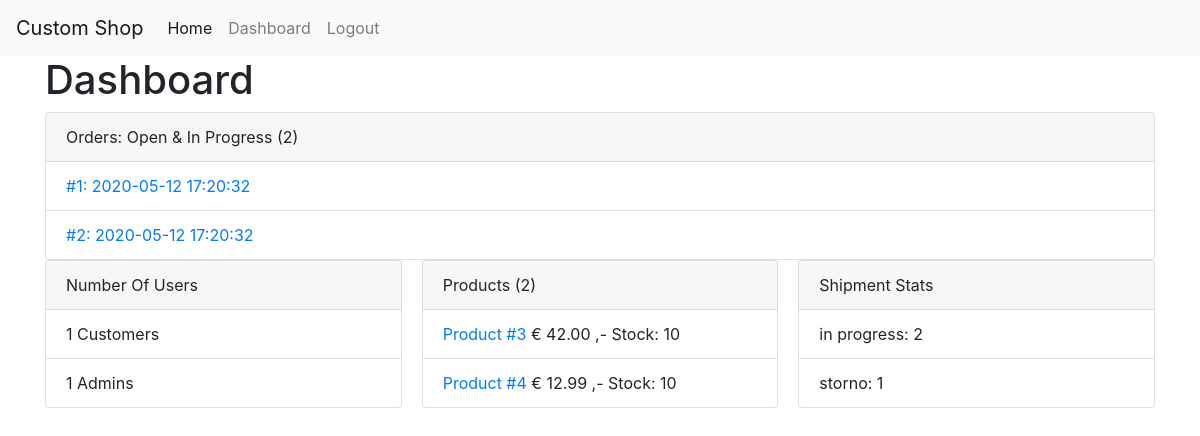
The app's page /dashboard (signed in) with its own data.
### tables this page shows
CREATE TABLE `orders` (
  `id` int(11) NOT NULL,
  `crdate` timestamp NOT NULL DEFAULT current_timestamp() COMMENT 'creation date',
  `user_id` int(11) NOT NULL,
  `products` text NOT NULL COMMENT 'Serialization or ordered products',
  `delivery_address_id` int(11) NOT NULL,
  `invoice_address_id` int(11) NOT NULL,
  `payment_id` int(11) NOT NULL,
  `status` enum('open','in progress','in delivery','storno','delivered') NOT NULL
);

CREATE TABLE `products` (
  `id` int(11) NOT NULL,
  `name` varchar(255) NOT NULL,
  `description` text DEFAULT NULL,
  `price` float NOT NULL,
  `stock` int(11) NOT NULL,
  `images` text DEFAULT NULL
);

### core/View.php (called while the page is built, shortened)
<?php
class View
{
    public static function load (string $view, array $params = [], string $layout = 'main')
    {
        require_once __DIR__ . "/../resources/views/layouts/$layout.php";
    }
}

### app/Controllers/AdminController.php (called while the page is built, shortened)
<?php
class AdminController
{
    public function dashboard ()
    {
        $db = new Database();
        $numberOfUsers = $db->query("SELECT COUNT(*) AS numberofusers, is_admin FROM users GROUP BY is_admin");
        $products = Product::all();
        usort($products, function ($a, $b) {
            if ($a->stock === $b->stock) {
                return 0;
            }
            if ($a->stock < $b->stock) {
                return -1;
            } else {
                return 1;
            }
        });
        $productStats = $db->query('SELECT COUNT(*) AS count, status AS label FROM orders GROUP BY status');
        $openOrders = Order::findByStatus('open');
        $inProgressOrders = Order::findByStatus('in progress');
        $ordersToList = array_merge($openOrders, $inProgressOrders);
        View::load('admin/dashboard', [
            'numberOfUsers' => $numberOfUsers,
            'products' => $products,
            'productStats' => $productStats,
            'openOrders' => $ordersToList
        ]);
    }
}

### index.php (called while the page is built, shortened)
<?php
spl_autoload_register(function ($namespaceAndClassname) {
    $namespaceAndClassname = str_replace('Core', 'core', $namespaceAndClassname);
    $namespaceAndClassname = str_replace('App', 'app', $namespaceAndClassname);
    $filepath = str_replace('\\', '/', $namespaceAndClassname);
});
$app = new \Core\Bootstrap();

### core/Helpers/Config.php (called while the page is built, shortened)
<?php
class Config
{
    public static function get ($configString = '', $default = null)
    {
        if (strlen($configString) >= 3) {
            $filename = explode('.', $configString)[0];
            $key = explode('.', $configString)[1];
            $config = require __DIR__ . "/../../config/$filename.php";
            if (array_key_exists($key, $config)) {
                return $config[$key];
            } else {
                return $default;
            }
        }
    }
}

### config/database.php (called while the page is built)
<?php
return [
    'host' => 'mariadb',
    'username' => 'root',
    'password' => 'password',
    'dbname' => 'mvc',
    'port' => 3306
];

### core/Database.php (called while the page is built, shortened)
<?php
class Database
{
    private $link;
    public function __construct ()
    {
        $this->link = new \mysqli(
            Config::get('database.host'),
            Config::get('database.username'),
            Config::get('database.password'),
            Config::get('database.dbname'),
            Config::get('database.port', 3306)
        );
        $this->link->set_charset('utf8');
    }
    public function query (string $sql, array $params = [])
    {
        $this->stmt = $this->link->prepare($sql);
        if (count($params) >= 1) {
            $paramTypes = [];
            $paramValues = [];
            foreach ($params as $key => $value) {
                $paramTypes[] = explode(':', $key)[0];
                $_value = $value;
                $paramValues[] = &$_value;
            }
            $paramString = implode('', $paramTypes);
            array_unshift($paramValues, $paramString);
            call_user_func_array([$this->stmt, 'bind_param'], $paramValues);
        }
        $this->stmt->execute();
        $result = $this->stmt->get_result();
        return $result->fetch_all(MYSQLI_ASSOC);
    }
}

### app/Models/Order.php (called while the page is built, shortened)
<?php
class Order
{
    public static $tableName = 'orders';
    public function fill (array $data = [])
    {
        $this->id = $data['id'];
        $this->crdate = $data['crdate'];
    }
    public static function findByStatus (string $status = 'open')
    {
        $db = new Database();
        $tableName = self::$tableName;
        $result = $db->query("SELECT * FROM $tableName WHERE status = ?", [
            's:status' => $status
        ]);
        $data = [];
        foreach ($result as $resultItem) {
            $date = new self($resultItem);
            $data[] = $date;
        }
        return $data;
    }
}

### core/Models/ModelTrait.php (called while the page is built, shortened)
<?php
trait ModelTrait
{
    public static function all ()
    {
        $db = new Database();
        $tableName = self::$tableName;
        $result = $db->query("SELECT * FROM $tableName");
        $data = [];
        foreach ($result as $resultItem) {
            $date = new self($resultItem);
            $data[] = $date;
        }
        return $data;
    }
    public static function find (int $id)
    {
        $db = new Database();
        $tableName = self::$tableName;
        $result = $db->query("SELECT * FROM {$tableName} WHERE id = ?", [
            'i:id' => $id
        ]);
        $data = new self($result[0]);
        return $data;
    }
}

### app/Models/Product.php (called while the page is built, shortened)
<?php
class Product
{
    public $price = 0.0;
    public function fill (array $data = [])
    {
        $this->id = $data['id'];
        $this->name = $data['name'];
        $this->price = $data['price'];
        $this->stock = $data['stock'];
    }
    public function getPrice ()
    {
        return self::formatPrice($this->price);
    }
    public static function formatPrice ($price)
    {
        return sprintf('&euro; %.2f ,-', $price);
    }
}

### resources/views/admin/dashboard.view.php (the view)
<h1>Dashboard</h1>
<div class="card">
    <div class="card-header">
        Orders: Open & In Progress (<?php echo count($openOrders); ?>)
    </div>
    <ul class="list-group list-group-flush">
        <?php foreach ($openOrders as $openOrder): ?>
            <li class="list-group-item">
                <a href="orders/<?php echo $openOrder->id; ?>/edit">
                    <?php printf('#%d: %s', $openOrder->id, $openOrder->crdate); ?>
                </a>
            </li>
        <?php endforeach; ?>
    </ul>
</div>
<div class="card-columns">
    <div class="card">
        <div class="card-header">
            Number Of Users
        </div>
        <ul class="list-group list-group-flush">
            <?php
            foreach ($numberOfUsers as $numberOfUsersData) {
                if ($numberOfUsersData['is_admin'] === 1) {
                    $label = 'Admins';
                } else {
                    $label = 'Customers';
                }
                $value = $numberOfUsersData['numberofusers'];
                echo "<li class=\"list-group-item\">$value $label</li>";
            }
            ?>
        </ul>
    </div>
    <div class="card">
        <div class="card-header">
            Products (<?php echo count($products); ?>)
        </div>
        <ul class="list-group list-group-flush">
            <?php foreach ($products as $product): ?>
                <li class="list-group-item">
                    <a href="products/<?php echo $product->id; ?>/edit">
                        <?php echo $product->name; ?>
                    </a>
                    <?php echo $product->getPrice(); ?>
                    <span>
                    Stock: <?php echo $product->stock; ?>
                </span>
                </li>
            <?php endforeach; ?>
        </ul>
    </div>
    <div class="card">
        <div class="card-header">
            Shipment Stats
        </div>
        <ul class="list-group list-group-flush">
            <?php foreach ($productStats as $productStat): ?>
                <li class="list-group-item">
                    <?php echo $productStat['label']; ?>: <?php echo $productStat['count']; ?>
                </li>
            <?php endforeach; ?>
        </ul>
    </div>
</div>

### records on screen
orders: id "1", crdate "2020-05-12 17:20:32"
orders: id "2", crdate "2020-05-12 17:20:32"
products: name "Product #3", price "€ 42.00 ,-", stock "10"
products: name "Product #4", price "€ 12.99 ,-", stock "10"

### other values on screen
count($openOrders) "2"
$value "1"
$label "Customers"
$label "Admins"
count($products) "2"
$productStat['label'] "in progress"
$productStat['count'] "2"
$productStat['label'] "storno"
$productStat['count'] "1"
